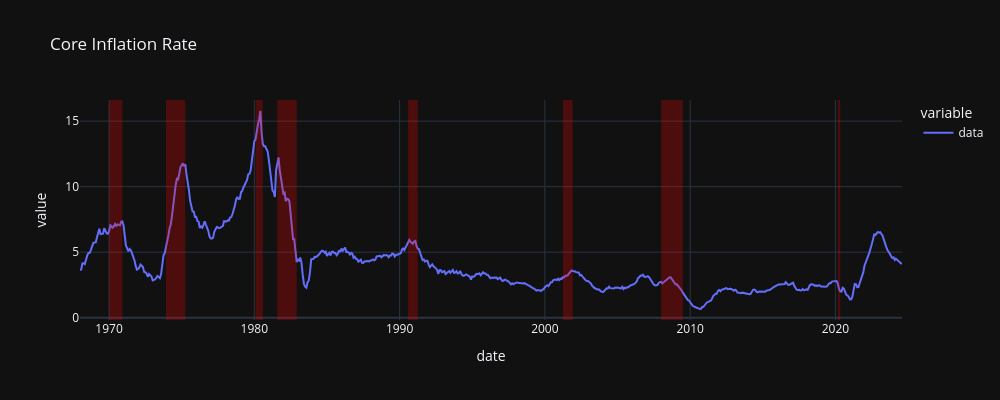

Write notebook code for a chart like this one.
### Code cell
"""
Consumer Price index without food and energy (CORESTICKM159SFRBATL) aka Core Inflation Rate
"""

plot_data("CORESTICKM159SFRBATL", "Core Inflation Rate", years=70)

### Figure 1 — Plotly figure (JSON) as saved in the notebook; plotly's stock layout.template omitted (floating-point values rounded to 4 significant figures; data arrays with more than 128 entries replaced by an {"elided": "..."} marker saying what was removed)
{"data": [{"hovertemplate": "variable=data<br>date=%{x|%B %d, %Y}<br>value=%{y}<extra></extra>", "legendgroup": "data", "line": {"color": "#636efa", "dash": "solid"}, "marker": {"symbol": "circle"}, "mode": "lines", "name": "data", "orientation": "v", "showlegend": true, "type": "scatter", "x": {"elided": "680 str values"}, "xaxis": "x", "y": {"elided": "680 float values"}, "yaxis": "y"}], "layout": {"height": 400, "legend": {"title": {"text": "variable"}, "tracegroupgap": 0}, "shapes": [{"fillcolor": "red", "line": {"width": 0}, "opacity": 0.25, "type": "rect", "x0": "1970-01-01", "x1": "1970-12-01", "xref": "x", "y0": 0, "y1": 1, "yref": "y domain"}, {"fillcolor": "red", "line": {"width": 0}, "opacity": 0.25, "type": "rect", "x0": "1973-12-01", "x1": "1975-04-01", "xref": "x", "y0": 0, "y1": 1, "yref": "y domain"}, {"fillcolor": "red", "line": {"width": 0}, "opacity": 0.25, "type": "rect", "x0": "1980-02-01", "x1": "1980-08-01", "xref": "x", "y0": 0, "y1": 1, "yref": "y domain"}, {"fillcolor": "red", "line": {"width": 0}, "opacity": 0.25, "type": "rect", "x0": "1981-08-01", "x1": "1982-12-01", "xref": "x", "y0": 0, "y1": 1, "yref": "y domain"}, {"fillcolor": "red", "line": {"width": 0}, "opacity": 0.25, "type": "rect", "x0": "1990-08-01", "x1": "1991-04-01", "xref": "x", "y0": 0, "y1": 1, "yref": "y domain"}, {"fillcolor": "red", "line": {"width": 0}, "opacity": 0.25, "type": "rect", "x0": "2001-04-01", "x1": "2001-12-01", "xref": "x", "y0": 0, "y1": 1, "yref": "y domain"}, {"fillcolor": "red", "line": {"width": 0}, "opacity": 0.25, "type": "rect", "x0": "2008-01-01", "x1": "2009-07-01", "xref": "x", "y0": 0, "y1": 1, "yref": "y domain"}, {"fillcolor": "red", "line": {"width": 0}, "opacity": 0.25, "type": "rect", "x0": "2020-03-01", "x1": "2020-05-01", "xref": "x", "y0": 0, "y1": 1, "yref": "y domain"}], "title": {"text": "Core Inflation Rate"}, "width": 1000, "xaxis": {"anchor": "y", "domain": [0, 1], "title": {"text": "date"}}, "yaxis": {"anchor": "x", "domain": [0, 1], "title": {"text": "value"}}}}
